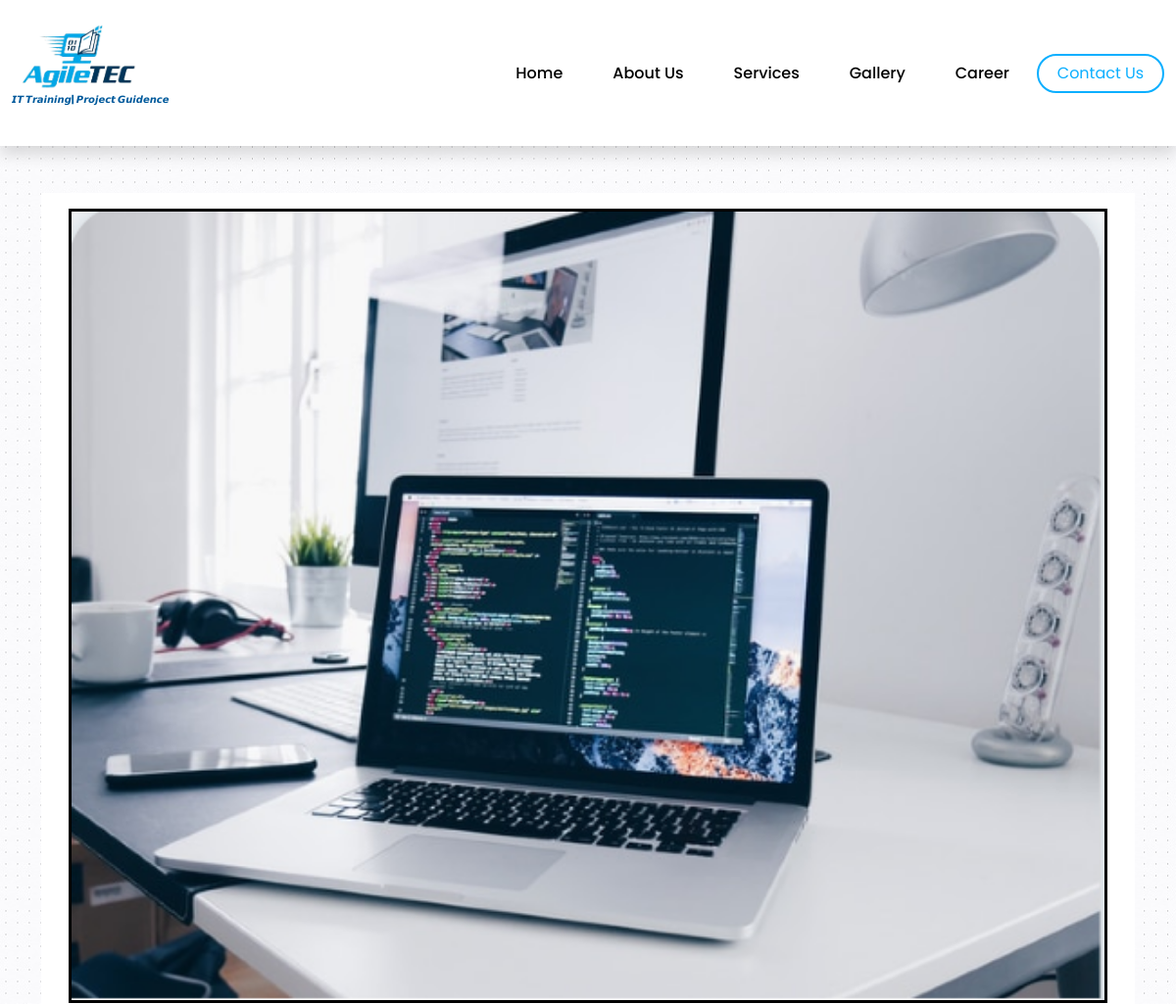
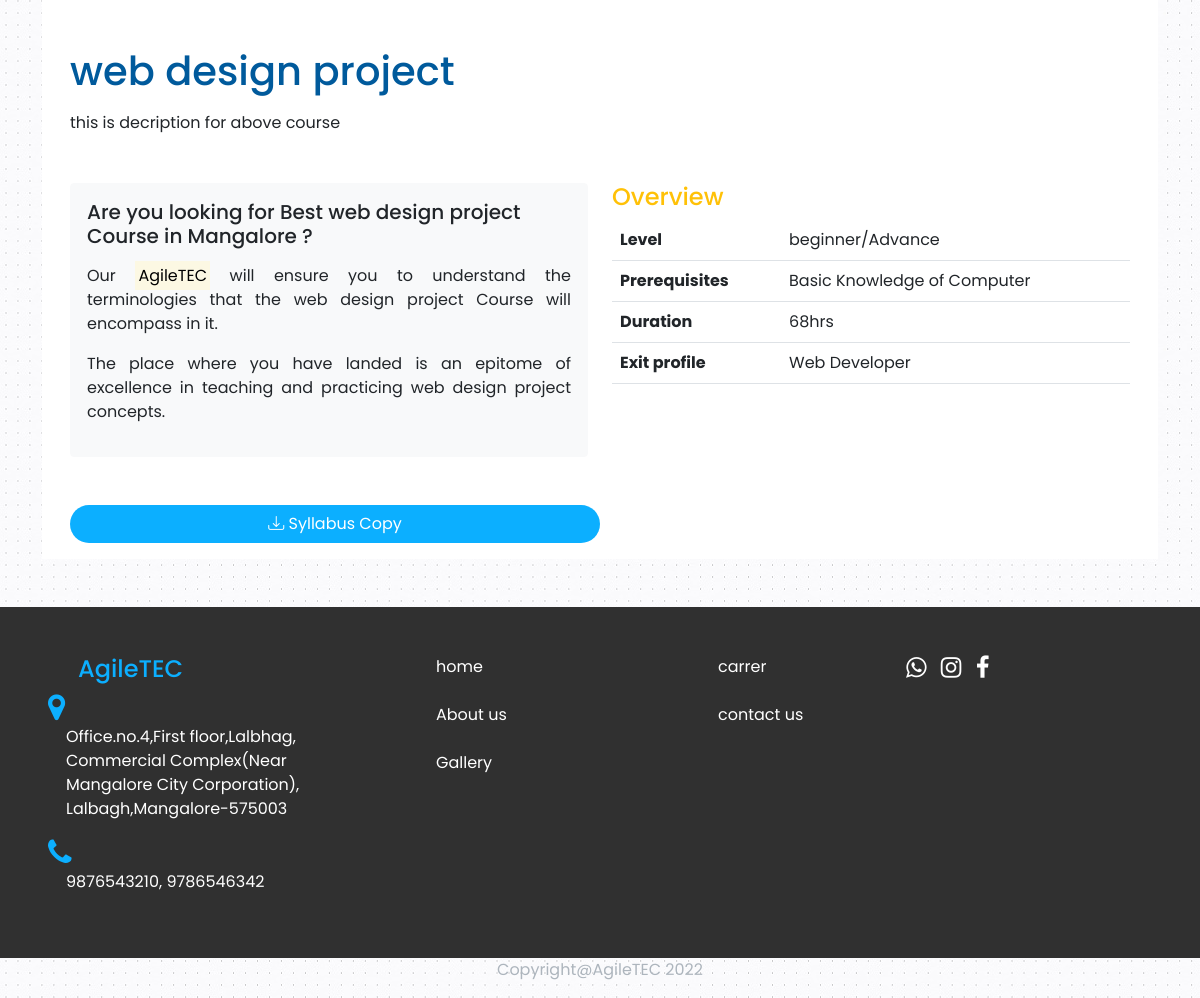
The page /IEEEprodetail.php?id=1 on the database its author committed (2 pictures, top to bottom).
### tables this page shows
CREATE TABLE `ieeeprojectguide` (
  `id` int(50) NOT NULL AUTO_INCREMENT,
  `service_name` varchar(50) NOT NULL,
  `level` varchar(50) NOT NULL,
  `prere` varchar(100) NOT NULL,
  `duration` varchar(50) NOT NULL,
  `exit` varchar(100) NOT NULL,
  `descrip` varchar(500) NOT NULL,
  `pimg` varchar(50) NOT NULL,
  `syllabus` varchar(50) NOT NULL,
  PRIMARY KEY (`id`)
);

### IEEEprodetail.php (the view, shortened to what this page needs)
<!DOCTYPE html>
<?php
    require("connection.php");
?>
<?php
    $id = $_GET['id'];
    $result = mysqli_query($con,"SELECT * FROM `ieeeprojectguide` WHERE `id`='$id'");
    $row = mysqli_fetch_array($result);
?>
<html>
<?php require("header.php");?>
    <body>
<?php require("nav.php");?>
  <div class="container">
            <div class="container" style="background-color: #fff;">
                <div class="p-3 my-5">
                    <div class="mb-5">
                        <img src="img/<?php echo $row['pimg']; ?>" style="border: solid #000;width: 100%;" />
                    </div>
                    <div class="mb-3">
                        <h1 style="color:#005A9C;"><?php echo $row['service_name']; ?></h1>
                    </div>
                    <div class="mb-5">
                        <p style="text-align: justify;"><?php echo $row['descrip']; ?></p>
                    </div>
                    <div class="row">
                        <div class="col-md-6 mb-5">
                            <div class="card border-light">
                                <div class="card-body bg-light">
                                    <div>
                                        <h5 class="mb-3">
                                            Are you looking for Best <?php echo $row['service_name']; ?> Course in Mangalore ?
                                        </h5>
                                        <p style="text-align:justify;">
                                            Our <mark>AgileTEC</mark> will ensure you to understand the terminologies that the <?php echo $row['service_name']; ?> Course will encompass in it.
                                        </p>
                                        <p style="text-align:justify;">
                                            The place where you have landed is an epitome of excellence in teaching and practicing <?php echo $row['service_name']; ?> concepts.
                                        </p>
                                    </div>
                                </div>
                            </div>
                        </div>
                        <div class="col-md-6 mb-5">
                            <h4 class="text-warning">Overview</h4>
                            <table class="table">
                                <tr>
                                    <th>Level</th>
                                    <td><?php echo $row['level']; ?></td>
                                </tr>
                                <tr>
                                    <th>Prerequisites</th>
                                    <td><?php echo $row['prere']; ?></td>
                                </tr>
                                <tr>
                                    <th>Duration</th>
                                    <td><?php echo $row['duration']; ?></td>
                                </tr>
                                <tr>
                                    <th>Exit profile</th>
                                    <td><?php echo $row['exit']; ?></td>
                                </tr>
                            </table>
                        </div>
                    </div>
                    <?php if(isset($row['syllabus'])){ ?>
                    <a href="syllabus/<?php echo $row['syllabus']; ?>" class="btn " style="width:50%">
                        <i class="bi bi-download"></i> Syllabus Copy
                    </a>
                    <?php } ?>
                </div>
            </div>
        </div>
<?php require("footer.php");?>
         <section><div class="container">
                <div class="row">
                    <p class="fs-6 text-center" style="color:#adb5bd">Copyright@AgileTEC 2022</p>
                </div> </div></section>
    </body>
</html>

### css/style.css (style rules this page uses)
* { padding:0; margin:0; box-sizing:border-box; }
body { font-family: 'Poppins', sans-serif; background-image:url(../img/bg.jpg); }
.btn { background-color:#0CAFFF; color: white; outline: none; border-radius: 20px; }

### IEEEprodetail.php (style rules this page uses)
body { font-family: 'Poppins', sans-serif; background-image:url(img/bg.jpg); }

### rows shown on the page
ieeeprojectguide: pimg (picture), service_name "web design project", descrip "this is decription for above course", level "beginner/Advance", prere "Basic Knowledge of Computer", duration "68hrs", exit "Web Developer"
